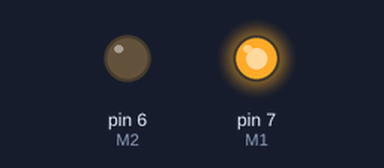
Simulated run of this sketch. Board: Arduino Uno, built with avr-gcc and run on an emulated ATmega328P. Shown: output pins drawn as LEDs (lit = HIGH).

Above: at 0.1 s.
Timing chart, 0 to 1.6 s (numbered marks = the images above):
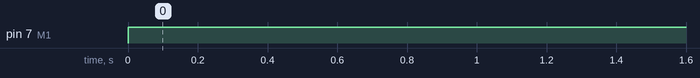

Measured:
- by itself, pin 7 (M1): LOW → HIGH at 0.00 s

The sketch:

Percobaan_1.1.ino
```cpp
#define M1 7
#define M2 6

void setup() {
  Serial.begin(9600);
  pinMode(M1, OUTPUT);
  pinMode(M2, OUTPUT);
}

void loop() {
  digitalWrite(M1, HIGH);
  digitalWrite(M2, LOW);
}
```
